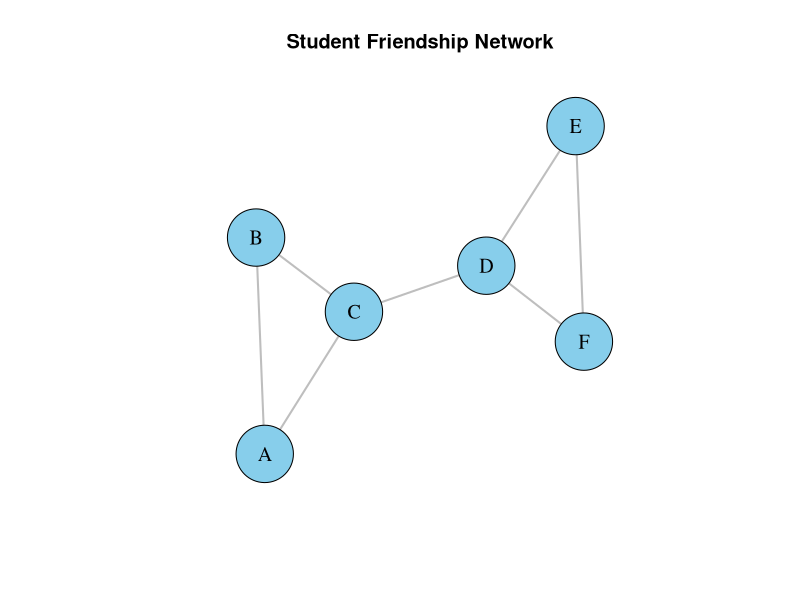
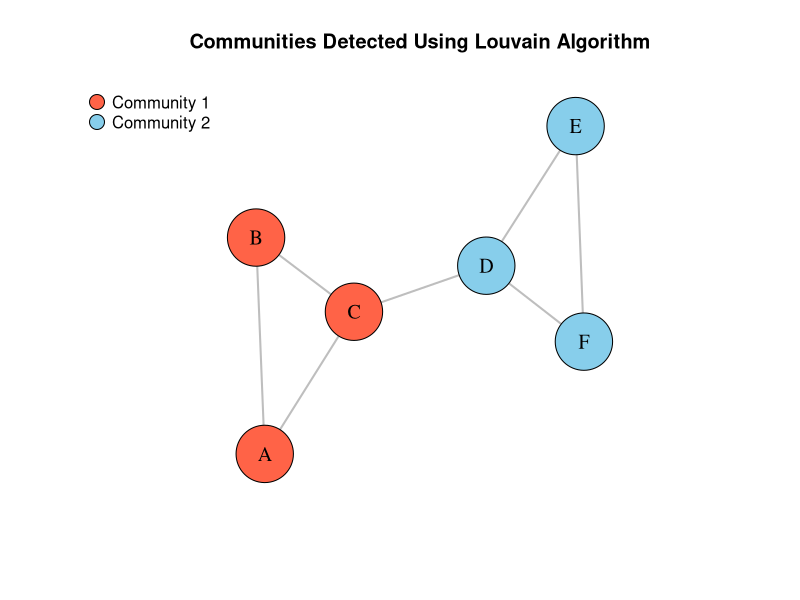

These charts were generated, in order, by the following R code:
library(igraph)

friendships <- data.frame(
  from = c("A", "A", "B", "C", "D", "D", "E"),
  to   = c("B", "C", "C", "D", "E", "F", "F")
)
print(friendships)

social_network <- graph_from_data_frame(friendships, directed = FALSE)
print(social_network)

set.seed(10)
network_layout <- layout_with_fr(social_network)

plot(
  social_network,
  layout = network_layout,
  vertex.color = "skyblue",
  vertex.size = 35,
  vertex.label.color = "black",
  vertex.label.cex = 1.2,
  edge.color = "gray",
  edge.width = 2,
  main = "Student Friendship Network"
)

node_degree <- degree(social_network)
print(node_degree)

communities <- cluster_louvain(social_network)
print(communities)

community_membership <- membership(communities)
print(community_membership)

community_colors <- c("tomato", "skyblue")[community_membership]

plot(
  social_network,
  layout = network_layout,
  vertex.color = community_colors,
  vertex.size = 35,
  vertex.label.color = "black",
  vertex.label.cex = 1.2,
  edge.color = "gray",
  edge.width = 2,
  main = "Communities Detected Using Louvain Algorithm"
)

legend(
  "topleft",
  legend = c("Community 1", "Community 2"),
  pch = 21,
  pt.bg = c("tomato", "skyblue"),
  pt.cex = 2,
  bty = "n"
)

cat("Number of communities:", length(communities), "\n")
cat("Modularity score:", modularity(communities), "\n")
